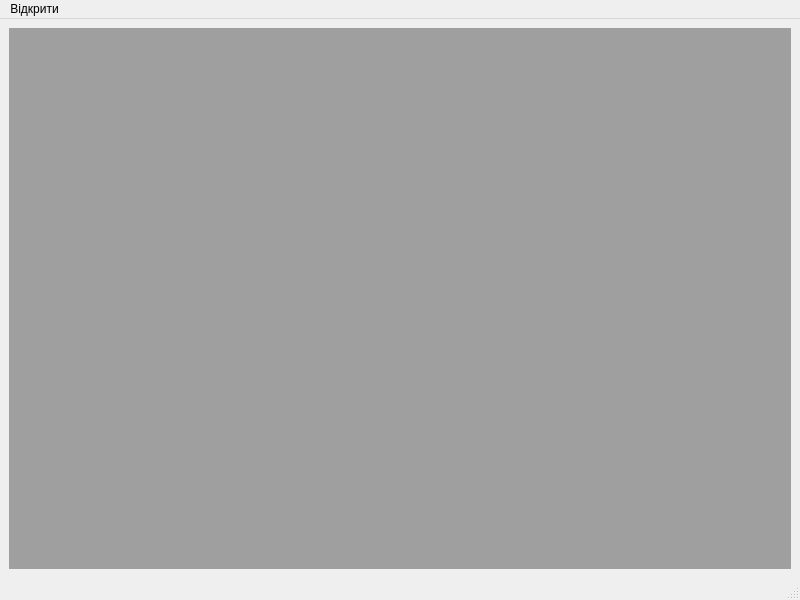
<?xml version="1.0" encoding="UTF-8"?>
<ui version="4.0">
 <class>MainWindow</class>
 <widget class="QMainWindow" name="MainWindow">
  <property name="geometry">
   <rect>
    <x>0</x>
    <y>0</y>
    <width>800</width>
    <height>600</height>
   </rect>
  </property>
  <property name="windowTitle">
   <string>MainWindow</string>
  </property>
  <widget class="QWidget" name="mainWidget">
   <layout class="QVBoxLayout" name="mainLayout">
    <item>
     <widget class="QMdiArea" name="mdiArea"/>
    </item>
   </layout>
  </widget>
  <widget class="QMenuBar" name="menuBar">
   <property name="geometry">
    <rect>
     <x>0</x>
     <y>0</y>
     <width>800</width>
     <height>21</height>
    </rect>
   </property>
   <widget class="QMenu" name="menuLab">
    <property name="title">
     <string>Відкрити</string>
    </property>
    <addaction name="settingsAction"/>
    <addaction name="plotAction"/>
    <addaction name="tableAction"/>
   </widget>
   <addaction name="menuLab"/>
  </widget>
  <widget class="QStatusBar" name="statusBar"/>
  <action name="settingsAction">
   <property name="text">
    <string>Налаштування</string>
   </property>
  </action>
  <action name="plotAction">
   <property name="text">
    <string>Графік</string>
   </property>
  </action>
  <action name="tableAction">
   <property name="text">
    <string>Таблиця</string>
   </property>
  </action>
 </widget>
 <resources/>
 <connections>
  <connection>
   <sender>settingsAction</sender>
   <signal>triggered()</signal>
   <receiver>MainWindow</receiver>
   <slot>triggerSettingsAction()</slot>
   <hints>
    <hint type="sourcelabel">
     <x>-1</x>
     <y>-1</y>
    </hint>
    <hint type="destinationlabel">
     <x>399</x>
     <y>299</y>
    </hint>
   </hints>
  </connection>
  <connection>
   <sender>plotAction</sender>
   <signal>triggered()</signal>
   <receiver>MainWindow</receiver>
   <slot>triggerPlotAction()</slot>
   <hints>
    <hint type="sourcelabel">
     <x>-1</x>
     <y>-1</y>
    </hint>
    <hint type="destinationlabel">
     <x>399</x>
     <y>299</y>
    </hint>
   </hints>
  </connection>
  <connection>
   <sender>tableAction</sender>
   <signal>triggered()</signal>
   <receiver>MainWindow</receiver>
   <slot>triggerTableAction()</slot>
   <hints>
    <hint type="sourcelabel">
     <x>-1</x>
     <y>-1</y>
    </hint>
    <hint type="destinationlabel">
     <x>399</x>
     <y>299</y>
    </hint>
   </hints>
  </connection>
 </connections>
 <slots>
  <slot>releaseCalculationButton()</slot>
  <slot>triggerSettingsAction()</slot>
  <slot>triggerPlotAction()</slot>
  <slot>triggerTableAction()</slot>
 </slots>
</ui>
